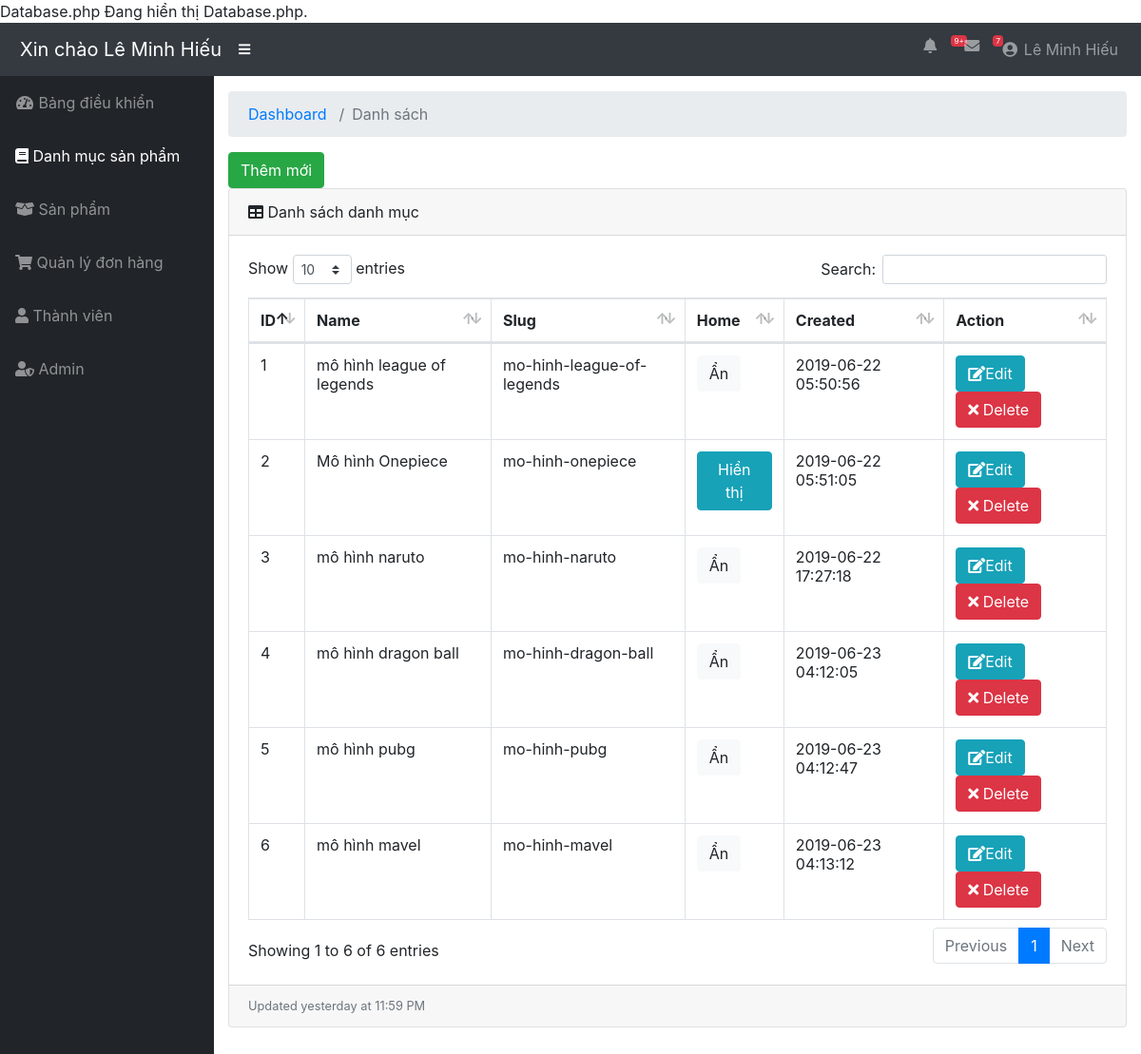
Page /source/admin/modules/catagory/index.php (signed in) on the committed database.
### tables this page shows
CREATE TABLE `catagory` (
  `id` int(11) NOT NULL,
  `name` varchar(100) DEFAULT NULL,
  `slug` varchar(100) DEFAULT NULL,
  `images` varchar(100) DEFAULT NULL,
  `banner` varchar(100) DEFAULT NULL,
  `home` tinyint(4) DEFAULT '0',
  `status` tinyint(4) NOT NULL DEFAULT '1',
  `created_at` timestamp NULL DEFAULT CURRENT_TIMESTAMP,
  `update_at` timestamp NULL DEFAULT CURRENT_TIMESTAMP ON UPDATE CURRENT_TIMESTAMP
);

### source/libraries/Database.php (called while the page is built, shortened)
<?php
    class Database
    {
        public $link;
        public function __construct()
        {
            $this->link = mysqli_connect("localhost","root","","toystoredb") or die ();
            mysqli_set_charset($this->link,"utf8");
        }
         public function fetchAll($table)
        {
            $sql = "SELECT * FROM {$table} WHERE 1" ;
            $result = mysqli_query($this->link,$sql) or die("Lỗi Truy Vấn fetchAll " .mysqli_error($this->link));
            $data = [];
            if( $result)
            {
                while ($num = mysqli_fetch_assoc($result))
                {
                    $data[] = $num;
                }
            }
            return $data;
        }
    }
?>

### source/admin/autoload/autoload.php (called while the page is built, shortened)
<?php
   require_once __DIR__. "/../../libraries/Database.php";
   $db = new Database;
 ?>

### source/admin/modules/catagory/index.php (the view, shortened to what this page needs)
<?php
   require_once __DIR__. "/../../autoload/autoload.php";
    $catagory = $db->fetchAll("catagory");
?>
<?php require_once __DIR__. "/../../layouts/header.php"; ?>
            <div id="content-wrapper">
    <div class="container-fluid">
        <ol class="breadcrumb">
            <li class="breadcrumb-item">
                <a href="#">Dashboard</a>
            </li>
            <li class="breadcrumb-item active">Danh sách</li>
        </ol>
        <a href="add.php" class="btn btn-success" >Thêm mới</a>
        <div class="card mb-3">
            <div class="card-header">
                <i class="fas fa-table"></i>
                Danh sách danh mục
            </div>
            <div class="card-body">
                <div class="table-responsive">
                    <table class="table table-bordered" id="dataTable" width="100%" cellspacing="0">
                        <thead>
                            <tr>
                                <th>ID</th>
                                <th>Name</th>
                                <th>Slug</th>
                                <th>Home</th>
                                <th>Created</th>
                                <th>Action</th>
                            </tr>
                        </thead>
                        <tbody>
                            <?php $stt = 1; foreach ($catagory as $item): ?>
                            <tr>
                                <td><?php echo $stt ?></td>
                                <td><?php echo $item['name'] ?></td>
                                <td><?php echo $item['slug'] ?></td>
                                <td>
                                    <a href="home.php?id=<?php echo $item['id'] ?>" class="btn btn-xs <?php echo $item['home'] == 1 ? 'btn-info' : 'btn-light' ?>">
                                        <?php echo $item['home'] == 1 ? 'Hiển thị' : 'Ẩn' ?>
                                    </a>
                                </td>
                                <td><?php echo $item['created_at'] ?></td>
                                <td>
                                    <a class="btn btn-xs btn-info" href="edit.php?id=<?php echo $item['id'] ?>"><i class="fa fa-edit"></i>Edit</a>
                                    <a class="btn btn-xs btn-danger" href="delete.php?id=<?php echo $item['id'] ?>"><i class="fa fa-times"></i> Delete</a>
                                </td>
                            </tr>
                            <?php $stt++ ; endforeach ?>
                        </tbody>
                    </table>
                </div>
            </div>
            <div class="card-footer small text-muted">Updated yesterday at 11:59 PM</div>
        </div>
    </div>
</div>
</div>
</body>
</html>

### source/admin/layouts/header.php (style rules this page uses)
a { padding :5px; }

### rows in the picture
catagory: name "mô hình league of legends", slug "mo-hinh-league-of-legends", home "Ẩn", created_at "2019-06-22 05:50:56"
catagory: name "Mô hình Onepiece", slug "mo-hinh-onepiece", home "Hiển thị", created_at "2019-06-22 05:51:05"
catagory: name "mô hình naruto", slug "mo-hinh-naruto", home "Ẩn", created_at "2019-06-22 17:27:18"
catagory: name "mô hình dragon ball", slug "mo-hinh-dragon-ball", home "Ẩn", created_at "2019-06-23 04:12:05"
catagory: name "mô hình pubg", slug "mo-hinh-pubg", home "Ẩn", created_at "2019-06-23 04:12:47"
catagory: name "mô hình mavel", slug "mo-hinh-mavel", home "Ẩn", created_at "2019-06-23 04:13:12"

### other values in the picture
$_SESSION['admin_name'] "Lê Minh Hiếu"
